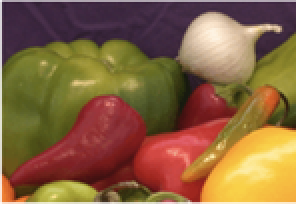
%> input picture src/img_src/test.png, 148 x 102 px, shrunk from 458 x 316 before the run (shown 2 times larger)
$ octave translation_alone.m   (GNU Octave 9; MATLAB toolbox functions it lacks are replaced by stand-ins)
%> lines starting %> are read from the running program, lines starting %| are printed output that depends on the picture
### src/max_threshold_ind.m
% Input: searchin_area and window(pictures)
%        Threshold: T
% Reture: N is a matrix, its (i,j) element is the index that exceeds T
% Pay attention to x,y here, x,y point have index(y,x)

function N = max_threshold_ind(searching_area,window,T)

% Convert the image to double
searching_area = im2double(searching_area(:,:,1));
window = im2double(window(:,:,1));

% Get the size
[row_w, col_w] = size(window);
[row_s,col_s] = size(searching_area);

% Calculate the normalization constant
W_n = sum(window,'all') / (row_w * col_w);

% The range of the reference point
x_max = col_s - col_w + 1;
y_max = row_s - row_w + 1;
N = zeros(y_max,x_max);

% Calculate the index
for j = 1:x_max
    for i = 1:y_max
        n = 0;
        l = 1;
        m = 1;
        distance = 0;
        while((distance < T) && (max(l,m) < min(row_w,col_w)))
%             S_n = sum(searching_area(i:i+row_w-1,j:j+col_w-1),'all') / (row_w * col_w);
%             distance = distance + abs(searching_area(i+l-1,j+m-1)-window(l,m)+S_n-W_n); % Normalized distance
             distance = distance + abs(searching_area(i+l-1,j+m-1)-window(l,m)); % Unnormalized distance
            n = n + 1;
            l = l + 1;
            m = m + 1;
        end
        N(i,j) = n;
    end
end


### src/larger_and_smaller.m
function [image_A,image_B] = larger_and_smaller(temp1,temp2)
%UNTITLED 此处提供此函数的摘要
%   此处提供详细说明
if(sum(size(temp1)) < sum(size(temp2)))
    image_A = temp2;
    image_B = temp1;
else
    image_A = temp1;
    image_B = temp2;
end
end

### src/translation_alone.m
%% import data
clear;clc;close all;
% Read image
temp1 = imread("./img_src/test.png");
%> temp1 is the input picture: size 102x148x3 uint8; mean R, G, B 134.4, 98.5, 62.8
temp2 = imread("./img_src/test_2.png");
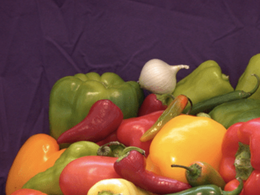
%> input picture src/img_src/test_2.png, 260 x 195 px, shrunk from 806 x 604 before the run
%> temp2 is the input picture: size 195x260x3 uint8; mean R, G, B 119.5, 79.1, 61.1
my_K=image(temp1(:,:,1));
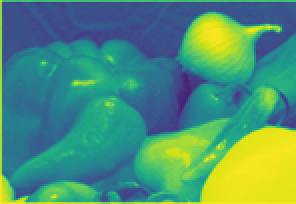
%> displayed picture: size 102x148x3, on the screen's scale of 0 to 255 (shown 2 times larger); mean R, G, B 77.3, 145.7, 117.4
% Set image_A to be the image of larger size
[image_A,image_B]=larger_and_smaller(temp2,temp1);
% [9 lines of commented-out code are left out]
[row_B, col_B] = size(image_B(:,:,1));
%> row_B = 102; col_B = 148
[row_A,col_A] = size(image_A(:,:,1));
%> row_A = 195; col_A = 260
max_N_last = 0; % The index the sum exceeds T
rect_window = [0,0,0,0]; % rectange used to generate the window
temp_image = uint8(zeros(size(image_A)+size(image_B))); % 转换数据类型，使得变为image所规定的类型
recovered_image = temp_image(:,:,1:3); % 最终还是三通道
% Crop the smaller image into 4 parts to generate the window
%% When B is very large , crop B
% This is executed if A and B have similar size
center_B_ind = [round(row_B / 2),round(col_B / 2)]; % index of the center of image B  四舍五入
%> center_B_ind = [51 74]
if ((row_B * col_B) > (row_A * col_A / 2))
    for ii = 1:4
        switch ii
            case 1
                rect_B = [1 , 1, center_B_ind(2), center_B_ind(1)];
            case 2
                rect_B = [center_B_ind(2), 1, col_B, center_B_ind(1)];
            case 3
                rect_B = [1, center_B_ind(1), center_B_ind(2), row_B];
            case 4
                rect_B = [center_B_ind(2), center_B_ind(1), col_B, row_B];
        end
        window = imcrop(image_B, rect_B);
        % Using SSDA for each part, select the most similar
        N = max_threshold_ind(image_A,window,1);
        [max_N,imax] = max(abs(N(:)));

        if(max_N > max_N_last)
            max_N_last = max_N;
            rect_window = rect_B;
        end
    end
% If A and B have the similar size
else
    N = max_threshold_ind(image_A,image_B,4);
%> in max_threshold_ind, `window = im2double(window(:,:,1));`:
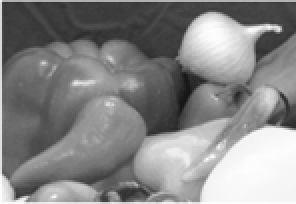
%> window: size 102x148 double (shown 2 times larger); min 0.0863, max 0.996, mean 0.527
%> in max_threshold_ind, `W_n = sum(window,'all') / (row_w * col_w);`: W_n = 0.527
%> after the loop in max_threshold_ind, `for j = 1:x_max`:
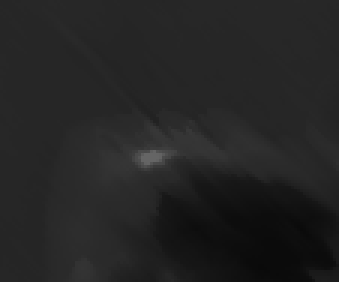
%> N: size 94x113 double (shown 3 times larger); min 10, max 101, mean 35.9
    [max_N,imax] = max(abs(N(:)));  % imax为最大的元素所对应的一维索引
%> max_N = 101; imax = 4471
    rect_window = [1,1,col_B,row_B];
%> rect_window = [1 1 148 102]
end

%% 选定S（A)搜索图和T（B）模板图
% Choose subregions of each image using SSDA
[ypeak_N,xpeak_N] = ind2sub(size(N),imax(1));% 找出最大的元素的下标，行与列
%> ypeak_N = 53; xpeak_N = 48

row_s = row_A; col_s = col_A; % Use whole as the searching area
%> after `row_s = row_A`: row_s = 195
%> after `col_s = col_A`: col_s = 260
rec_s_width = round(col_s/1.5); % Use a smaller area of image_A
%> rec_s_width = 173
rec_s_height = round(row_s/1.5);% 可调参
%> rec_s_height = 130

rect_s = [xpeak_N,ypeak_N,xpeak_N+rec_s_width,ypeak_N+rec_s_height];
%> rect_s = [48 53 221 183]
window = imcrop(image_B,rect_window); %rect_window是一个数组，它记录了所需要的裁剪的模板图的大小，有时就是B
% 有时需要裁剪一下当B很大时
searching_area = imcrop(image_A,rect_s); % 从"最大"的附近找出一块搜索区
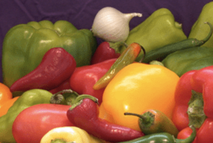
%> searching_area: size 143x213x3 uint8; mean R, G, B 146.7, 99.4, 58.9

% imshow(sub_onion)
% imshow(sub_peppers)
% 这样的判断形状相似程度合理吗？
%% 计算互相关
% calculate the correlation（互相关）
c = normxcorr2(window(:,:,1),searching_area(:,:,1));
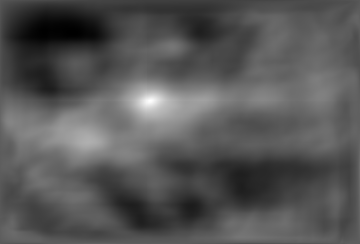
%> c: size 244x360 double; min -0.529, max 0.942, mean -0.0286; drawn with min black and max white
% figure
% surf(c) %三维曲面图
% shading flat
% % Calculate the total offset
% % offset found by correlation

[max_c,imax] = max(abs(c(:)));
%> max_c = 0.942; imax = 36701
[ypeak,xpeak] = ind2sub(size(c),imax(1));% 找到最大数max_c的索引下标位置
%> ypeak = 101; xpeak = 151
%% 刚体位移恢复
corr_offset = [(xpeak-size(window,2))
               (ypeak-size(window,1))];% x表示列，y表示行
%> corr_offset = [3; -1]
% % relative offset of position of subimages
rect_offset = [(rect_s(1)-rect_window(1))
               (rect_s(2)-rect_window(2))];
%> rect_offset = [47; 52]
%
% % total offset
offset = corr_offset + rect_offset;
%> offset = [50; 51]
xoffset = offset(1);
%> xoffset = 50
yoffset = offset(2);
%> yoffset = 51
%
%
% % See if Onion Image was Extracted from Peppers Image
xbegin = round(xoffset + 1);
%> xbegin = 51
xend   = round(xoffset + size(image_B,2));
%> xend = 198
ybegin = round(yoffset + 1);
%> ybegin = 52
yend   = round(yoffset + size(image_B,1));
%> yend = 153


% % Pad Onion Image to Size of Peppers Image

recovered_image(ybegin:yend,xbegin:xend,:) = image_B;
% imshow(recovered_onion)
%
imshowpair(image_A(:,:,1),recovered_image,"blend")
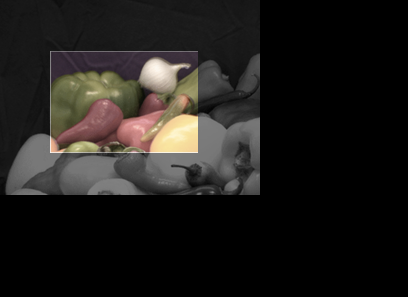
%> displayed picture: size 297x408x3, on the screen's scale of 0 to 255; mean R, G, B 31, 28.7, 26.5
